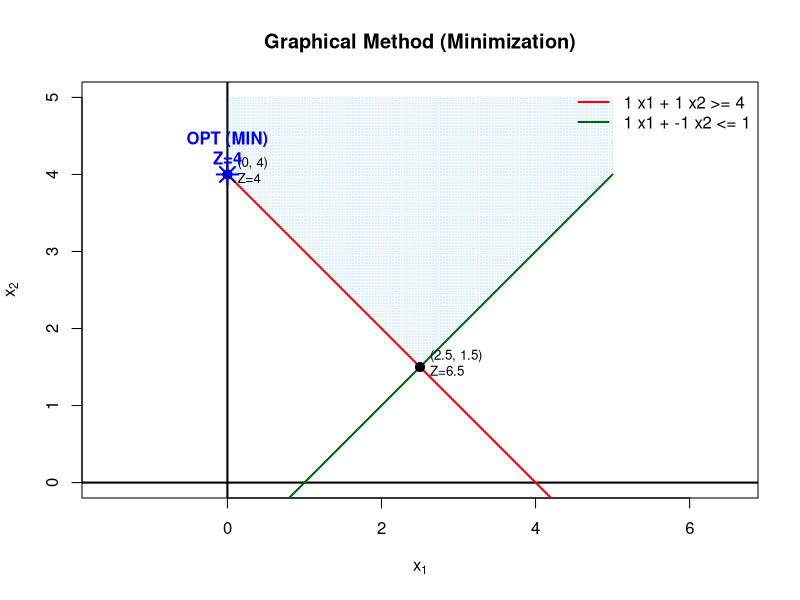
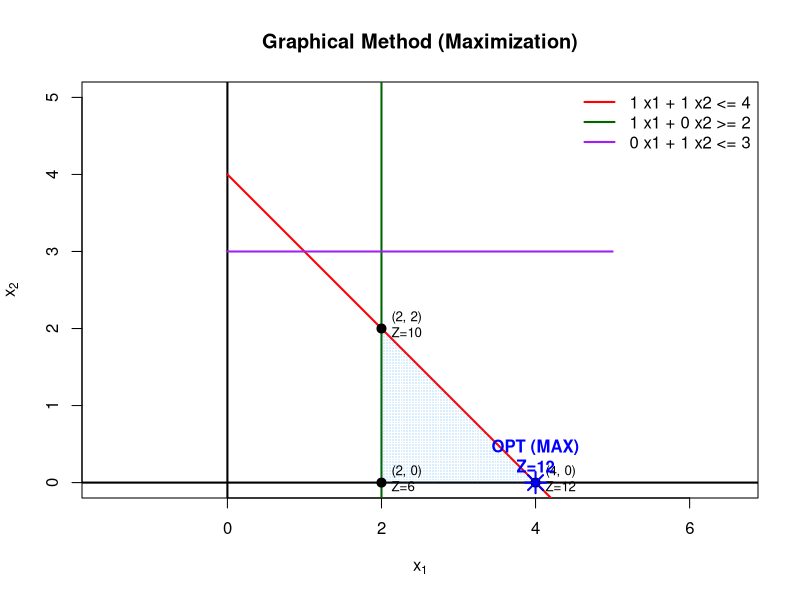

Write the R code that produced these figures, in order.
solve_lp_graphical <- function(A, b, cvec,
                               sense = rep("<=", nrow(A)),
                               maximize = TRUE,
                               xlim = NULL, ylim = NULL,
                               grid_step = 0.02,
                               tol = 1e-9,
                               plot = TRUE,
                               show_labels = TRUE,
                               colors = NULL) {
  # ---------------------------
  # Basic checks
  # ---------------------------
  A <- as.matrix(A)
  stopifnot(ncol(A) == 2)
  stopifnot(length(b) == nrow(A))
  stopifnot(length(cvec) == 2)
  stopifnot(length(sense) == nrow(A))
  stopifnot(all(sense %in% c("<=", ">=", "=")))
  
  c1 <- cvec[1]; c2 <- cvec[2]
  
  # Default colors
  if (is.null(colors)) {
    colors <- c("red","darkgreen","purple","orange","brown","darkcyan")
  }
  colors <- rep(colors, length.out = nrow(A))  # recycle if needed
  
  # ---------------------------
  # Feasibility function (mixed senses)
  # ---------------------------
  is_feasible_mixed <- function(x1, x2){
    lhs <- as.vector(A %*% c(x1, x2))
    checks <- mapply(function(L, s, RHS){
      if (s == "<=") return(L <= RHS + tol)
      if (s == ">=") return(L >= RHS - tol)
      if (s == "=" ) return(abs(L - RHS) <= tol)
    }, lhs, sense, b)
    all(checks)
  }
  
  # ---------------------------
  # Auto plot limits if not given
  # Use max axis intercepts as a simple safe bound
  # ---------------------------
  if (is.null(xlim) || is.null(ylim)) {
    x_int <- c(0)
    y_int <- c(0)
    for (i in 1:nrow(A)) {
      a1 <- A[i,1]; a2 <- A[i,2]; bi <- b[i]
      if (abs(a1) > tol) x_int <- c(x_int, bi/a1)
      if (abs(a2) > tol) y_int <- c(y_int, bi/a2)
    }
    xmax <- max(x_int[x_int > 0], na.rm = TRUE)
    ymax <- max(y_int[y_int > 0], na.rm = TRUE)
    if (!is.finite(xmax)) xmax <- 5
    if (!is.finite(ymax)) ymax <- 5
    if (is.null(xlim)) xlim <- c(0, max(5, xmax*1.2))
    if (is.null(ylim)) ylim <- c(0, max(5, ymax*1.2))
  }
  
  # ---------------------------
  # Step 1: grid for feasible shading
  # ---------------------------
  x1_seq <- seq(xlim[1], xlim[2], by = grid_step)
  x2_seq <- seq(ylim[1], ylim[2], by = grid_step)
  grid <- expand.grid(x1 = x1_seq, x2 = x2_seq)
  
  grid$feasible <- apply(grid, 1, function(row){
    row[1] >= -tol && row[2] >= -tol && is_feasible_mixed(row[1], row[2])
  })
  feasible_pts <- subset(grid, feasible)
  
  # ---------------------------
  # Step 2: corners via intersections
  # ---------------------------
  line_intersection <- function(a, b0, c, d0){
    M <- rbind(a, c)
    if (abs(det(M)) < tol) return(NULL)
    solve(M, c(b0, d0))
  }
  
  candidates <- list()
  k <- 1
  
  pairs <- combn(1:nrow(A), 2)
  for (p in 1:ncol(pairs)) {
    i <- pairs[1, p]; j <- pairs[2, p]
    pt <- line_intersection(A[i,], b[i], A[j,], b[j])
    if (!is.null(pt)) {
      candidates[[k]] <- pt; k <- k + 1
    }
  }
  
  # Axis intersections + origin
  candidates[[k]] <- c(0,0); k <- k + 1
  
  for (i in 1:nrow(A)) {
    a1 <- A[i,1]; a2 <- A[i,2]; bi <- b[i]
    if (abs(a2) > tol) { candidates[[k]] <- c(0, bi/a2); k <- k + 1 }
    if (abs(a1) > tol) { candidates[[k]] <- c(bi/a1, 0); k <- k + 1 }
  }
  
  cand_mat <- do.call(rbind, candidates)
  cand_df <- data.frame(x1 = cand_mat[,1], x2 = cand_mat[,2])
  
  cand_df$feasible <- apply(cand_df, 1, function(row){
    row[1] >= -tol && row[2] >= -tol && is_feasible_mixed(row[1], row[2])
  })
  corners <- subset(cand_df, feasible)
  corners <- unique(round(corners[,c("x1","x2")], 6))
  
  if (nrow(corners) == 0) {
    stop("No feasible corner points found. Feasible region may be empty.")
  }
  
  # ---------------------------
  # Step 3: objective values + best point
  # ---------------------------
  corners$Z <- c1*corners$x1 + c2*corners$x2
  best_idx <- if (maximize) which.max(corners$Z) else which.min(corners$Z)
  best_pt  <- corners[best_idx,]
  
  # ---------------------------
  # Plot
  # ---------------------------
  if (plot) {
    plot_title <- if (maximize) "Graphical Method (Maximization)"
    else          "Graphical Method (Minimization)"
    
    plot(NA, xlim=xlim, ylim=ylim, asp=1,
         xlab=expression(x[1]), ylab=expression(x[2]),
         main=plot_title)
    
    # nonnegativity boundaries
    abline(v=0, h=0, lwd=2, col="black")
    
    # constraint lines
    for (i in 1:nrow(A)) {
      a1 <- A[i,1]; a2 <- A[i,2]; bi <- b[i]
      
      if (abs(a2) > tol) {
        x2_line <- (bi - a1*x1_seq)/a2
        lines(x1_seq, x2_line, col=colors[i], lwd=2)
      } else if (abs(a1) > tol) {
        abline(v = bi/a1, col=colors[i], lwd=2)
      }
    }
    
    # feasible shading
    points(feasible_pts$x1, feasible_pts$x2,
           pch=".", col=rgb(0,0.6,1,0.15))
    
    # corners
    points(corners$x1, corners$x2, pch=19, cex=1.2)
    
    if (show_labels) {
      labs <- paste0("(", corners$x1, ", ", corners$x2, ")\nZ=", corners$Z)
      text(corners$x1, corners$x2, labels=labs, pos=4, cex=0.8)
    }
    
    # optimum marker
    points(best_pt$x1, best_pt$x2, pch=8, cex=2, lwd=2, col="blue")
    opt_tag <- if (maximize) "OPT (MAX)" else "OPT (MIN)"
    text(best_pt$x1, best_pt$x2,
         labels=paste0(opt_tag, "\nZ=", best_pt$Z),
         pos=3, col="blue", font=2)
    
    # legend
    legend_text <- paste0(
      apply(A,1,function(r) paste(r[1],"x1 +",r[2],"x2")),
      " ", sense, " ", b
    )
    legend("topright", legend=legend_text, col=colors, lwd=2, bty="n")
  }
  
  # ---------------------------
  # Return a structured result
  # ---------------------------
  return(list(
    corners = corners,
    optimum = best_pt,
    maximize = maximize,
    objective = cvec,
    A = A, b = b, sense = sense,
    feasible_points = feasible_pts
  ))
}

########################################################################
#### EXAMPLE 1 #########################################################
########################################################################

A <- rbind(
  c(1, 1),
  c(1, -1)
)
b <- c(4, 1)
cvec <- c(2, 1)
sense <- c(">=", "<=")

res <- solve_lp_graphical(A, b, cvec, sense, maximize = FALSE)
res$optimum

########################################################################
#### EXAMPLE 2 #########################################################
########################################################################


A <- rbind(
  c(1, 1),   # constraint 1
  c(1, 0),   # constraint 2
  c(0, 1)    # constraint 3
)
b <- c(4, 2, 3)
cvec <- c(3, 2)

sense <- c("<=", ">=", "<=")

res <- solve_lp_graphical(A, b, cvec, sense, maximize = TRUE)
res$optimum
